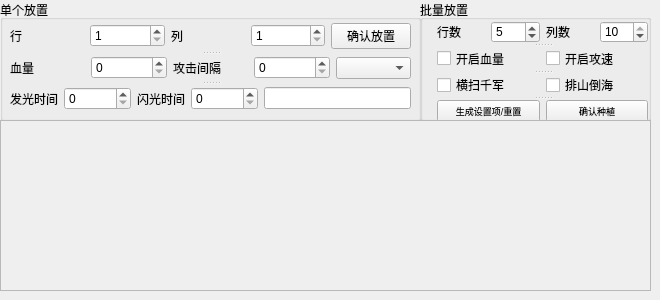
      <widget class="QWidget" name="tab_6">
       <attribute name="title">
        <string>自由放置模式</string>
       </attribute>
       <widget class="QGroupBox" name="groupBox_4">
        <property name="geometry">
         <rect>
          <x>0</x>
          <y>0</y>
          <width>421</width>
          <height>121</height>
         </rect>
        </property>
        <property name="title">
         <string>单个放置</string>
        </property>
        <widget class="QSplitter" name="splitter_20">
         <property name="geometry">
          <rect>
           <x>10</x>
           <y>21</y>
           <width>401</width>
           <height>91</height>
          </rect>
         </property>
         <property name="orientation">
          <enum>Qt::Vertical</enum>
         </property>
         <widget class="QWidget" name="layoutWidget">
          <layout class="QHBoxLayout" name="horizontalLayout_22">
           <item>
            <widget class="QLabel" name="label_7">
             <property name="text">
              <string>行</string>
             </property>
            </widget>
           </item>
           <item>
            <widget class="QSpinBox" name="freerownum">
             <property name="minimum">
              <number>1</number>
             </property>
             <property name="maximum">
              <number>6</number>
             </property>
            </widget>
           </item>
           <item>
            <widget class="QLabel" name="label_6">
             <property name="text">
              <string>列</string>
             </property>
            </widget>
           </item>
           <item>
            <widget class="QSpinBox" name="freecolnum">
             <property name="minimum">
              <number>1</number>
             </property>
             <property name="maximum">
              <number>10</number>
             </property>
            </widget>
           </item>
           <item>
            <widget class="QPushButton" name="singleplantplace">
             <property name="text">
              <string>确认放置</string>
             </property>
            </widget>
           </item>
          </layout>
         </widget>
         <widget class="QWidget" name="layoutWidget">
          <layout class="QHBoxLayout" name="horizontalLayout_20">
           <item>
            <widget class="QLabel" name="label_8">
             <property name="text">
              <string>血量</string>
             </property>
            </widget>
           </item>
           <item>
            <widget class="QSpinBox" name="plantblood">
             <property name="minimum">
              <number>0</number>
             </property>
             <property name="maximum">
              <number>999999999</number>
             </property>
             <property name="value">
              <number>0</number>
             </property>
            </widget>
           </item>
           <item>
            <widget class="QLabel" name="label_9">
             <property name="text">
              <string>攻击间隔</string>
             </property>
            </widget>
           </item>
           <item>
            <widget class="QSpinBox" name="plantattackinterval">
             <property name="minimum">
              <number>0</number>
             </property>
             <property name="maximum">
              <number>999999999</number>
             </property>
             <property name="value">
              <number>0</number>
             </property>
            </widget>
           </item>
           <item>
            <widget class="QComboBox" name="chooseplanttype"/>
           </item>
          </layout>
         </widget>
         <widget class="QWidget" name="layoutWidget">
          <layout class="QHBoxLayout" name="horizontalLayout_18">
           <item>
            <widget class="QLabel" name="label_10">
             <property name="text">
              <string>发光时间</string>
             </property>
            </widget>
           </item>
           <item>
            <widget class="QSpinBox" name="shingingtime">
             <property name="minimum">
              <number>0</number>
             </property>
             <property name="maximum">
              <number>999999999</number>
             </property>
             <property name="value">
              <number>0</number>
             </property>
            </widget>
           </item>
           <item>
            <widget class="QLabel" name="label_11">
             <property name="text">
              <string>闪光时间</string>
             </property>
            </widget>
           </item>
           <item>
            <widget class="QSpinBox" name="flashingtime">
             <property name="minimum">
              <number>0</number>
             </property>
             <property name="maximum">
              <number>999999999</number>
             </property>
             <property name="value">
              <number>0</number>
             </property>
            </widget>
           </item>
           <item>
            <widget class="QLineEdit" name="singleplantplaceinfo"/>
           </item>
          </layout>
         </widget>
        </widget>
       </widget>
       <widget class="QGroupBox" name="groupBox_5">
        <property name="geometry">
         <rect>
          <x>420</x>
          <y>0</y>
          <width>231</width>
          <height>121</height>
         </rect>
        </property>
        <property name="title">
         <string>批量放置</string>
        </property>
        <widget class="QSplitter" name="splitter_19">
         <property name="geometry">
          <rect>
           <x>17</x>
           <y>21</y>
           <width>211</width>
           <height>101</height>
          </rect>
         </property>
         <property name="orientation">
          <enum>Qt::Vertical</enum>
         </property>
         <widget class="QWidget" name="layoutWidget">
          <layout class="QHBoxLayout" name="horizontalLayout_6">
           <item>
            <widget class="QLabel" name="label_13">
             <property name="text">
              <string>行数</string>
             </property>
            </widget>
           </item>
           <item>
            <widget class="QSpinBox" name="multifreerownum">
             <property name="minimum">
              <number>1</number>
             </property>
             <property name="maximum">
              <number>6</number>
             </property>
             <property name="value">
              <number>5</number>
             </property>
            </widget>
           </item>
           <item>
            <widget class="QLabel" name="label_12">
             <property name="text">
              <string>列数</string>
             </property>
            </widget>
           </item>
           <item>
            <widget class="QSpinBox" name="multifreecolnum">
             <property name="minimum">
              <number>1</number>
             </property>
             <property name="maximum">
              <number>10</number>
             </property>
             <property name="value">
              <number>10</number>
             </property>
            </widget>
           </item>
          </layout>
         </widget>
         <widget class="QWidget" name="layoutWidget">
          <layout class="QHBoxLayout" name="horizontalLayout_14">
           <item>
            <widget class="QCheckBox" name="enableblood">
             <property name="text">
              <string>开启血量</string>
             </property>
            </widget>
           </item>
           <item>
            <widget class="QCheckBox" name="enableinterval">
             <property name="text">
              <string>开启攻速</string>
             </property>
            </widget>
           </item>
          </layout>
         </widget>
         <widget class="QWidget" name="layoutWidget">
          <layout class="QHBoxLayout" name="horizontalLayout_16">
           <item>
            <widget class="QCheckBox" name="rowtogether">
             <property name="text">
              <string>横扫千军</string>
             </property>
            </widget>
           </item>
           <item>
            <widget class="QCheckBox" name="coltogether">
             <property name="text">
              <string>排山倒海</string>
             </property>
            </widget>
           </item>
          </layout>
         </widget>
         <widget class="QWidget" name="layoutWidget">
          <layout class="QHBoxLayout" name="horizontalLayout_17">
           <item>
            <widget class="QPushButton" name="creatselections_freeplant">
             <property name="font">
              <font>
               <pointsize>7</pointsize>
              </font>
             </property>
             <property name="text">
              <string>生成设置项/重置</string>
             </property>
            </widget>
           </item>
           <item>
            <widget class="QPushButton" name="suretoplant_free">
             <property name="font">
              <font>
               <pointsize>7</pointsize>
              </font>
             </property>
             <property name="text">
              <string>确认种植</string>
             </property>
            </widget>
           </item>
          </layout>
         </widget>
        </widget>
       </widget>
       <widget class="QScrollArea" name="scrollArea_3">
        <property name="geometry">
         <rect>
          <x>0</x>
          <y>120</y>
          <width>651</width>
          <height>171</height>
         </rect>
        </property>
        <property name="widgetResizable">
         <bool>true</bool>
        </property>
        <widget class="QWidget" name="scrollAreaWidgetContents_3">
         <property name="geometry">
          <rect>
           <x>0</x>
           <y>0</y>
           <width>649</width>
           <height>169</height>
          </rect>
         </property>
         <widget class="QWidget" name="gridLayoutWidget_3">
          <property name="geometry">
           <rect>
            <x>0</x>
            <y>0</y>
            <width>651</width>
            <height>181</height>
           </rect>
          </property>
          <layout class="QGridLayout" name="freeplantgridlayout"/>
         </widget>
        </widget>
       </widget>
      </widget>
